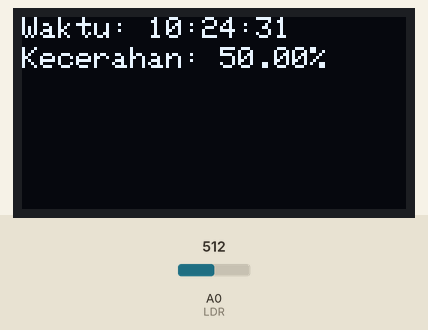
Simulated run of this sketch. Board: Arduino Uno, built with avr-gcc and run on an emulated ATmega328P. Shown: 128×64 one-colour display. Inputs (shaded band) come from the test bench; at power-on: A0 (LDR) = 512. The local clock reads 2024-03-15 10:24:30 at power-on unless the sketch sets it; storage starts empty.

Above: at 1.8 s.
1.9 s: A0 (LDR) set to 716
At 2.6 s:
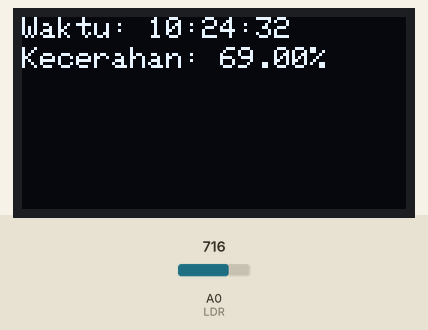
4.6 s: A0 (LDR) set to 900
At 6.1 s:
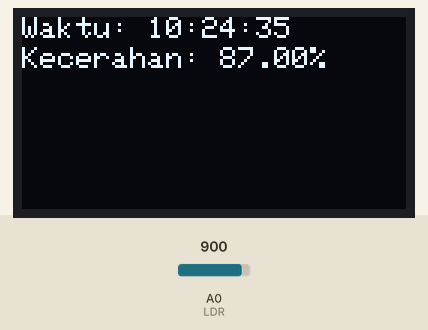
7.8 s: A0 (LDR) set to 1023
At 9.2 s:
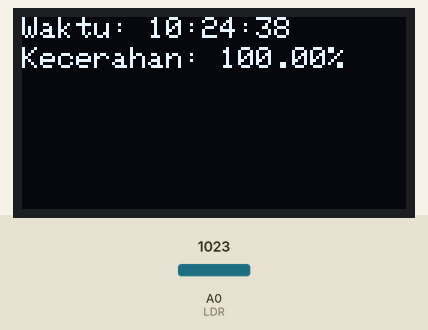
Timing chart, 0 to 10.8 s (numbered marks = the images above; inputs shaded):
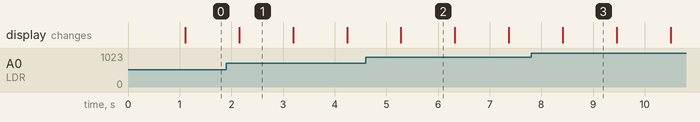

The sketch:

Tugas_Prak_MCU_12.1.ino
```cpp
#include <Wire.h>
#include <RTClib.h>
#include <SPI.h>
#include <SD.h>
#include <Adafruit_GFX.h>
#include <Adafruit_SSD1306.h>

#define LDR A0
#define SD_CS_PIN 4

RTC_DS1307 rtc;
Adafruit_SSD1306 display(128, 64, &Wire);

void setup() {
  Serial.begin(9600);
  display.begin(SSD1306_SWITCHCAPVCC, 0x3C);
  display.clearDisplay();
  display.setTextSize(1);
  display.setTextColor(WHITE);
  display.setCursor(0, 0);
}

void loop() {
  int nilaiLDR = analogRead(LDR);
  float kecerahan = map(nilaiLDR, 0, 1023, 0, 100);

  DateTime now = rtc.now();

  display.clearDisplay();
  display.setCursor(0, 0);
  display.print("Waktu: ");
  display.print(now.hour(), DEC);
  display.print(':');
  display.print(now.minute(), DEC);
  display.print(':');
  display.print(now.second(), DEC);

  display.setCursor(0, 10);
  display.print("Kecerahan: ");
  display.print(kecerahan);
  display.print("%");

  display.display();

  File dataFile = SD.open("datalog.txt", FILE_WRITE);

  if (dataFile) {
    dataFile.print(now.year(), DEC);
    dataFile.print('/');
    dataFile.print(now.month(), DEC);
    dataFile.print('/');
    dataFile.print(now.day(), DEC);
    dataFile.print(' ');
    dataFile.print(now.hour(), DEC);
    dataFile.print(':');
    dataFile.print(now.minute(), DEC);
    dataFile.print(':');
    dataFile.print(now.second(), DEC);
    dataFile.print(", ");
    dataFile.print(kecerahan);
    dataFile.println("%");
    dataFile.close();
  } else {
    Serial.println("error opening datalog.txt");
  }
  delay(1000);
}
```
